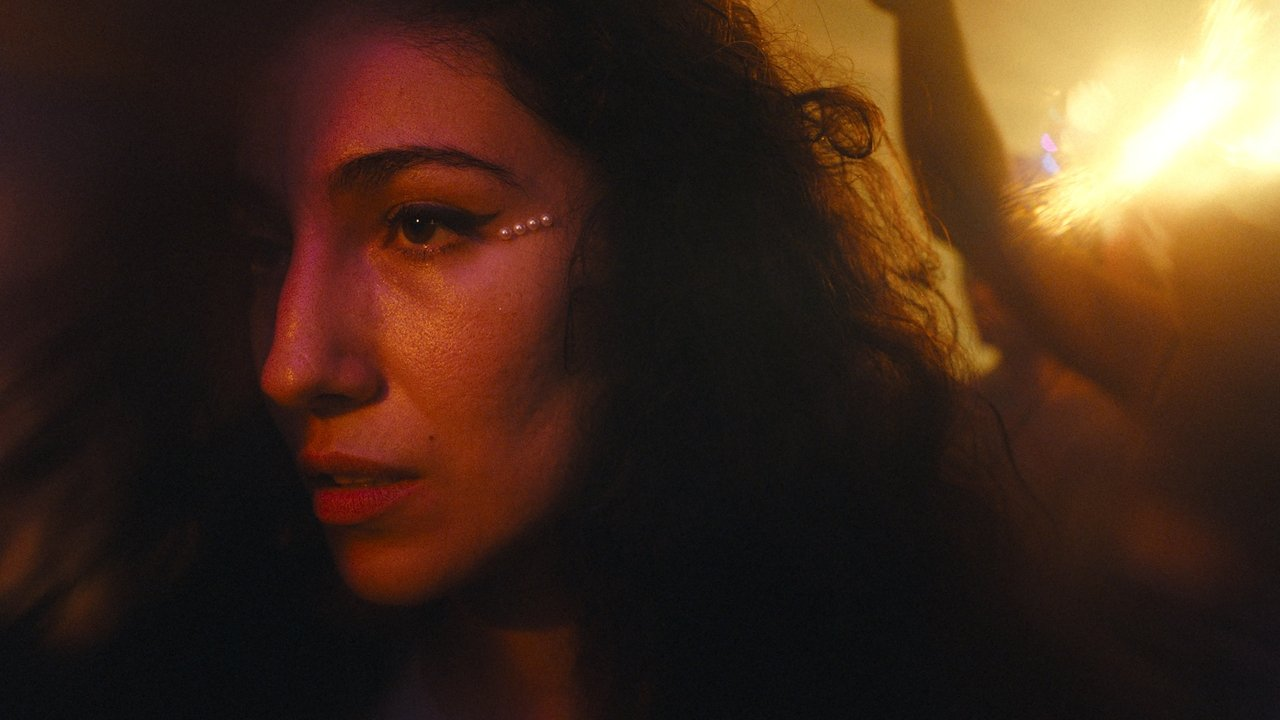
#> input picture assets/backdrops/aicha.jpg, 1280 x 720 px
$ python -i instagram_fotw.py   (imports and definitions only)
#> lines starting #> are read from the running program, lines starting #| are printed output that depends on the picture
"""Film of the Week: a 5-slide Instagram carousel every Saturday night.

Usage (in the Action):  python scripts/instagram_fotw.py [--dry-run] [--force]

Slides (1080x1350): 1 cover with a FILM OF THE WEEK label, 2 a quote from the review,
3-4 two more stills, 5 a closing card pointing to the review. Images go to
assets/instagram/fotw/ (Instagram fetches carousel images from public URLs).

Choosing the film: content/film_of_the_week.json holds "queue" (slugs to use first, in order;
edit it to pick a film) and "history" (what has run). Otherwise the next Must See film that
hasn't been Film of the Week. Needs INSTAGRAM_TOKEN, INSTAGRAM_USER_ID and TMDB_TOKEN.
"""
import hashlib
import json
import re
import subprocess
import sys
import tempfile
import time
import urllib.error
import urllib.request
from datetime import date, datetime, timedelta
from pathlib import Path

from PIL import Image, ImageDraw

sys.path.insert(0, str(Path(__file__).resolve().parent))
from bluesky_post import film  # noqa: E402
from instagram_card import (flag, name_tags, question, CREAM, DARK, GOLD, MUTED, NATIONAL, W, H, draw_stars, font,  # noqa: E402
                            mark, stars, wrap)
from instagram_post import USER_ID, call, git  # noqa: E402
from instagram_reel_post import stills_for  # noqa: E402
from share_on_x import field, slugify  # noqa: E402

ROOT = Path(__file__).resolve().parent.parent
FILMS = ROOT / "content" / "films"
STATE = ROOT / "content" / "film_of_the_week.json"
OUT = ROOT / "assets" / "instagram" / "fotw"
PUBLIC = "https://whatalgomissed.com/assets/instagram/fotw/"
UA = {"User-Agent": "whatalgomissed-bot/1.0 (+https://whatalgomissed.com)"}


def load_state():
    s = json.loads(STATE.read_text(encoding="utf-8")) if STATE.exists() else {}
    return {"queue": s.get("queue", []), "history": s.get("history", [])}


def save_state(s):
    STATE.write_text(json.dumps(s, indent=1, ensure_ascii=False) + "\n", encoding="utf-8")


def review_paragraphs(f):
    body = f["text"].replace("\r\n", "\n").split("\n---", 1)[1] if "\n---" in f["text"] else ""
    return [p.strip() for p in body.split("\n\n") if p.strip() and not p.strip().startswith(("<", "#", "!"))]


def sentences(p):
    return [s.strip() for s in re.split(r"(?<=[.!?])\s+", p) if s.strip()]


# [21 lines left out: functions quote_from, same_image, not called in this run]


def fill(still_path):
#> called with still_path = '../assets/backdrops/aicha.jpg'
    im = Image.open(still_path).convert("RGB")
#> im is the input picture: PIL image 1280x720 RGB; mean R, G, B 65.3, 42.8, 28.9
    s = max(W / im.width, H / im.height)
#> s = 1.88
    im = im.resize((round(im.width * s), round(im.height * s)), Image.LANCZOS)
#> im: PIL image 2400x1350 RGB
    left, top = (im.width - W) // 2, (im.height - H) // 2
#> left = 660; top = 0
    return im.crop((left, top, left + W, top + H))
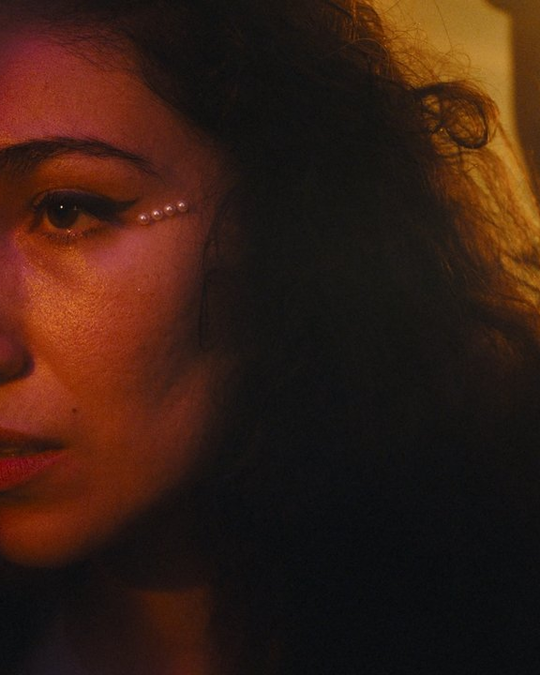
#> returned value: PIL image 1080x1350 RGB (shown at 1/2 size); mean R, G, B 55.2, 29.9, 19.1


# [107 lines left out: functions shade, brand_footer, slide_cover, slide_quote, slide_still, slide_end and 1 more, not called in this run]


# Seasonal relevance: words in the review / summary that tie a film to a time of year
SEASON_WORDS = {
    "winter": r"\b(winter|snow\w*|christmas|xmas|frozen|frost\w*|icy|blizzard|new year|december|freezing|sleigh)\b",
    "spring": r"\b(spring(time)?|blossom\w*|easter|april)\b",
    "summer": r"\b(summer\w*|beach\w*|sun-?drenched|heatwave|swimming|vacation|holiday\w*|august)\b",
    "autumn": r"\b(autumn\w*|harvest|first day of school|school year|september|october)\b",
}
OPPOSITE = {"winter": "summer", "summer": "winter", "spring": "autumn", "autumn": "spring"}
# the big festival/award of each month: films that won there get a boost
MONTH_EVENT = {2: r"berlin|berlinale|golden bear|silver bear", 3: r"oscar|academy award", 5: r"cannes|palme",
               9: r"venice|golden lion|silver lion", 11: r"thessaloniki|golden alexander", 12: r"european film award"}


def season_of(d):
    return {12: "winter", 1: "winter", 2: "winter", 3: "spring", 4: "spring", 5: "spring",
            6: "summer", 7: "summer", 8: "summer"}.get(d.month, "autumn")


# [120 lines left out: functions relevance, pick, wait_live, wait_ready, main, not called in this run]


# [2 lines not run here, left out]

>>> result = fill('../assets/backdrops/aicha.jpg')

$ run again, on assets/backdrops/where-the-wind-comes-from.jpg
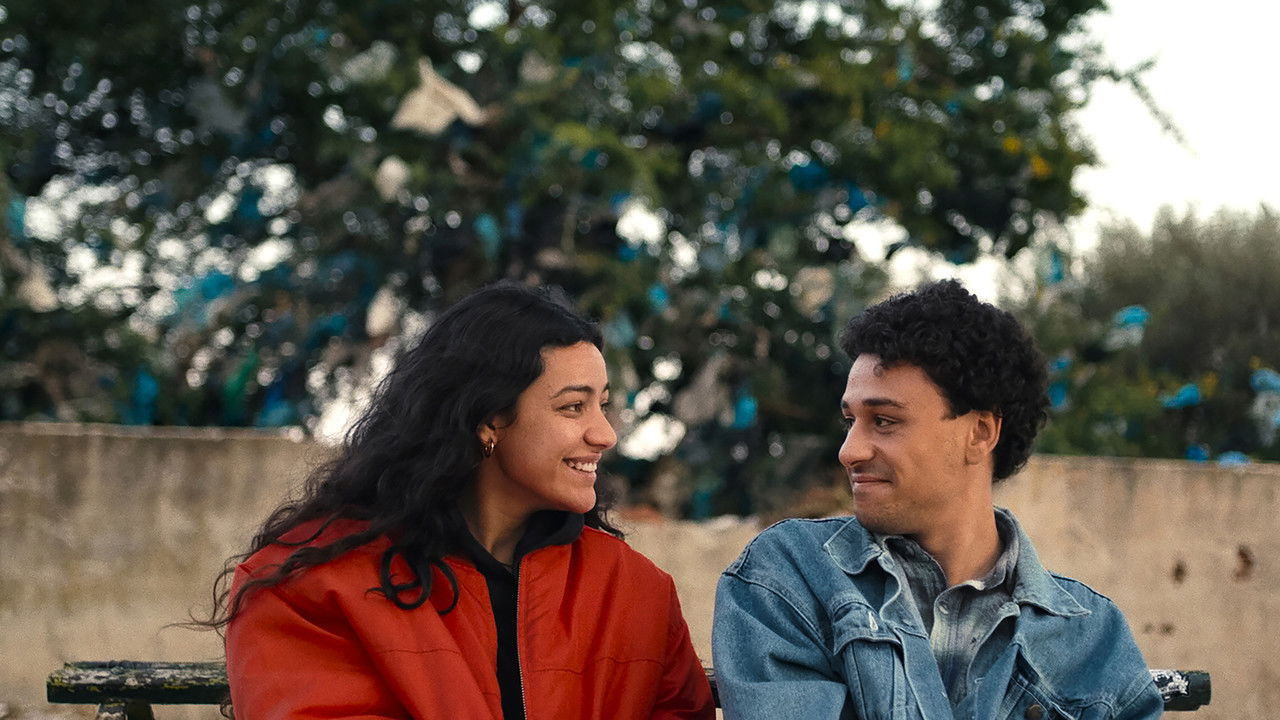
#> input picture assets/backdrops/where-the-wind-comes-from.jpg, 1280 x 720 px
#> in fill, im is the input picture: PIL image 1280x720 RGB; mean R, G, B 94.5, 86, 76.9
#> im: PIL image 2400x1350 RGB
#> in fill, `return im.crop((left, top, left + W, top + H))`:
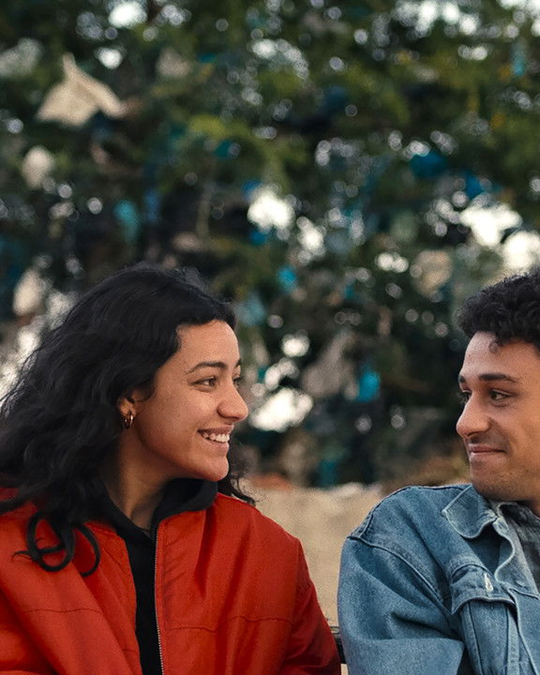
#> returned value: PIL image 1080x1350 RGB (shown at 1/2 size); mean R, G, B 78.8, 66.1, 58.5
